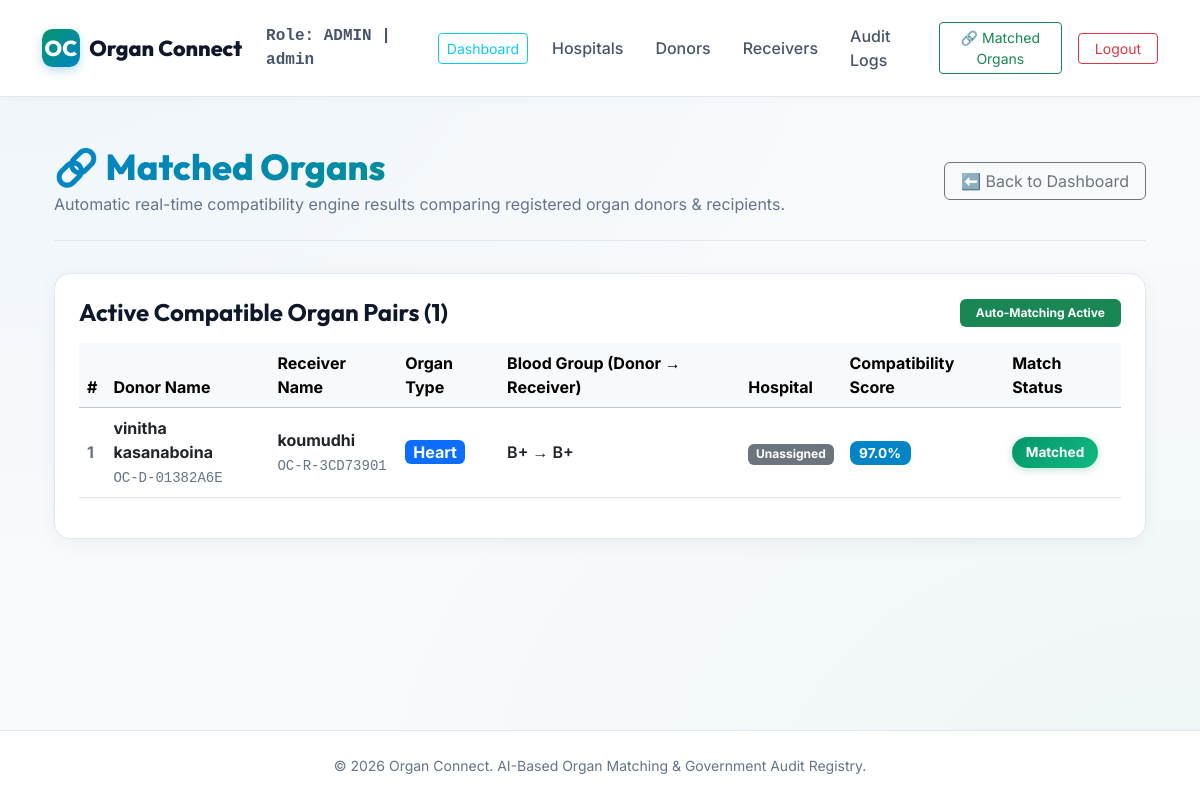
Screenshot of /matched-organs/ (signed in) with the database file from the repository.
### ksv/models.py (models this page shows, shortened)
class UserProfile(models.Model):
    ROLES = [
        ('DONOR', 'Donor'),
        ('RECEIVER', 'Receiver'),
        ('HOSPITAL', 'Government Hospital Official'),
        ('ADMIN', 'Admin'),
    ]
    user = models.OneToOneField(settings.AUTH_USER_MODEL, on_delete=models.CASCADE, related_name='profile')
    role = models.CharField(max_length=20, choices=ROLES)
    latitude = models.FloatField(null=True, blank=True)
    longitude = models.FloatField(null=True, blank=True)
    city = models.CharField(max_length=100, blank=True)
    state = models.CharField(max_length=100, blank=True)

class Donor(models.Model):
    GENDER_CHOICES = [
        ('Male', 'Male'),
        ('Female', 'Female'),
        ('Other', 'Other'),
    ]
    BLOOD_GROUPS = [
        ('A+', 'A+'),
        ('A-', 'A-'),
        ('B+', 'B+'),
        ('B-', 'B-'),
        ('AB+', 'AB+'),
        ('AB-', 'AB-'),
        ('O+', 'O+'),
        ('O-', 'O-'),
    ]
    ORGANS = [
        ('Kidney', 'Kidney'),
        ('Liver', 'Liver'),
        ('Heart', 'Heart'),
        ('Lung', 'Lung'),
        ('Pancreas', 'Pancreas'),
        ('Cornea', 'Cornea'),
    ]
    STATUS_CHOICES = [
        ('PENDING', 'Pending Verification'),
        ('APPROVED', 'Approved'),
        ('VERIFIED', 'Verified'),
        ('REJECTED', 'Rejected'),
        ('MATCHED', 'Matched'),
    ]
    user = models.OneToOneField(settings.AUTH_USER_MODEL, on_delete=models.CASCADE, related_name='donor_profile', null=True, blank=True)
    hospital = models.ForeignKey(Hospital, on_delete=models.SET_NULL, null=True, blank=True, related_name='donors')
    anonymous_id = models.CharField(max_length=30, unique=True, blank=True)
    name = models.CharField(max_length=100)
    age = models.IntegerField()
    gender = models.CharField(max_length=10, choices=GENDER_CHOICES, default='Male')
    blood_group = models.CharField(max_length=3, choices=BLOOD_GROUPS)
    organ = models.CharField(max_length=20, choices=ORGANS)
    weight = models.FloatField(default=60.0)
    bp = models.CharField(max_length=20, default='120/80')
    contact_info = models.CharField(max_length=150, blank=True)
    hla_typing = models.CharField(max_length=50, blank=True, help_text="HLA typing code (e.g. A*02:01, B*27:05, DRB1*04:01)")
    encrypted_medical_records = models.TextField(blank=True, help_text="Encrypted medical examination details")
    status = models.CharField(max_length=20, choices=STATUS_CHOICES, default='PENDING')
    verification_remarks = models.TextField(blank=True, help_text="Hospital review comments/notes")
    verified_by = models.ForeignKey(settings.AUTH_USER_MODEL, on_delete=models.SET_NULL, null=True, blank=True, related_name='verified_donors')
    verified_at = models.DateTimeField(null=True, blank=True)
    @property
    def medical_records(self):
        from .security import decrypt_data
        return decrypt_data(self.encrypted_medical_records)

class Receiver(models.Model):
    GENDER_CHOICES = Donor.GENDER_CHOICES
    BLOOD_GROUPS = Donor.BLOOD_GROUPS
    ORGANS = Donor.ORGANS
    STATUS_CHOICES = Donor.STATUS_CHOICES
    URGENCY_CHOICES = [
        ('LOW', 'Low Urgency'),
        ('MEDIUM', 'Medium Urgency'),
        ('HIGH', 'High Urgency'),
        ('CRITICAL', 'Critical Urgency'),
    ]
    user = models.OneToOneField(settings.AUTH_USER_MODEL, on_delete=models.CASCADE, related_name='receiver_profile', null=True, blank=True)
    hospital = models.ForeignKey(Hospital, on_delete=models.SET_NULL, null=True, blank=True, related_name='receivers')
    anonymous_id = models.CharField(max_length=30, unique=True, blank=True)
    name = models.CharField(max_length=100)
    age = models.IntegerField()
    gender = models.CharField(max_length=10, choices=GENDER_CHOICES, default='Male')
    blood_group = models.CharField(max_length=3, choices=BLOOD_GROUPS)
    organ = models.CharField(max_length=20, choices=ORGANS)
    weight = models.FloatField(default=60.0)
    bp = models.CharField(max_length=20, default='120/80')
    contact_info = models.CharField(max_length=150, blank=True)
    hla_typing = models.CharField(max_length=50, blank=True, help_text="HLA typing code (e.g. A*02:01, B*27:05, DRB1*04:01)")
    encrypted_medical_records = models.TextField(blank=True, help_text="Encrypted receiver medical files")
    medical_urgency = models.CharField(max_length=20, choices=URGENCY_CHOICES, default='LOW')
    status = models.CharField(max_length=20, choices=STATUS_CHOICES, default='PENDING')
    verification_remarks = models.TextField(blank=True, help_text="Hospital review comments/notes")
    verified_by = models.ForeignKey(settings.AUTH_USER_MODEL, on_delete=models.SET_NULL, null=True, blank=True, related_name='verified_receivers')
    verified_at = models.DateTimeField(null=True, blank=True)
    @property
    def medical_records(self):
        from .security import decrypt_data
        return decrypt_data(self.encrypted_medical_records)

### ksv/views.py (the view)
# urls.py: path('matched-organs/', views.matched_organs_view, name='matched_organs'),
@login_required
def matched_organs_view(request):
    matched_pairs = get_automatic_matched_pairs()
    return render(request, 'matched_organs.html', {
        'matched_pairs': matched_pairs
    })

### ksv/matching_engine.py (called while the page is built)
def is_blood_compatible(donor_bg: str, receiver_bg: str) -> bool:
    db = donor_bg.strip().upper()
    rb = receiver_bg.strip().upper()
    d_abo = db[:-1]
    d_rh = db[-1]
    r_abo = rb[:-1]
    r_rh = rb[-1]
    if d_rh == '+' and r_rh == '-':
        return False
    if d_abo == 'O':
        return True
    elif d_abo == 'A':
        return r_abo in ['A', 'AB']
    elif d_abo == 'B':
        return r_abo in ['B', 'AB']
    elif d_abo == 'AB':
        return r_abo == 'AB'
    return False

def parse_hla_alleles(hla_str: str) -> set:
    if not hla_str:
        return set()
    cleaned = hla_str.replace(';', ',').replace(' ', ',')
    parts = [p.strip().upper() for p in cleaned.split(',') if p.strip()]
    return set(parts)

### ksv/templates/matched_organs.html (shortened to what this page needs)
{% extends "base.html" %}
{% block content %}
<div class="container">
    <div class="page-header d-flex flex-column flex-md-row justify-content-between align-items-md-center gap-3">
        <div>
            <h1 class="page-title mb-1">🔗 Matched Organs</h1>
            <p class="text-muted mb-0">Automatic real-time compatibility engine results comparing registered organ donors & recipients.</p>
        </div>
        <div>
            <a href="{% url 'dashboard' %}" class="btn btn-outline-secondary px-3">
                ⬅️ Back to Dashboard
            </a>
        </div>
    </div>
    {% if matched_pairs %}
        <div class="glass-card p-4">
            <div class="d-flex justify-content-between align-items-center mb-3">
                <h4 class="font-display mb-0">Active Compatible Organ Pairs ({{ matched_pairs|length }})</h4>
                <span class="badge bg-success px-3 py-2">Auto-Matching Active</span>
            </div>
            <div class="table-responsive">
                <table class="table table-hover align-middle">
                    <thead class="table-light">
                        <tr>
                            <th>#</th>
                            <th>Donor Name</th>
                            <th>Receiver Name</th>
                            <th>Organ Type</th>
                            <th>Blood Group (Donor → Receiver)</th>
                            <th>Hospital</th>
                            <th>Compatibility Score</th>
                            <th>Match Status</th>
                        </tr>
                    </thead>
                    <tbody>
                        {% for pair in matched_pairs %}
                        <tr>
                            <td class="fw-bold text-muted">{{ forloop.counter }}</td>
                            <td>
                                <div class="fw-bold text-dark">{{ pair.donor_name }}</div>
                                <small class="text-muted font-monospace">{{ pair.donor_id }}</small>
                            </td>
                            <td>
                                <div class="fw-bold text-dark">{{ pair.receiver_name }}</div>
                                <small class="text-muted font-monospace">{{ pair.receiver_id }}</small>
                            </td>
                            <td>
                                <span class="badge bg-primary px-2 py-1 fs-6">{{ pair.organ_type }}</span>
                            </td>
                            <td>
                                <span class="fw-semibold text-dark">{{ pair.blood_group }}</span>
                            </td>
                            <td>
                                {% if pair.hospital != "Unassigned" %}
                                    <span class="text-dark">🏢 {{ pair.hospital }}</span>
                                {% else %}
                                    <span class="badge bg-secondary">Unassigned</span>
                                {% endif %}
                            </td>
                            <td>
                                <span class="score-badge">{{ pair.score }}%</span>
                            </td>
                            <td>
                                <span class="matched-badge">Matched</span>
                            </td>
                        </tr>
                        {% endfor %}
                    </tbody>
                </table>
            </div>
        </div>
    {% endif %}
</div>
{% endblock %}

### ksv/templates/base.html (shortened to what this page needs)
<!DOCTYPE html>
<html lang="en">
<head>
    <link href="https://cdn.jsdelivr.net/npm/bootstrap@5.3.3/dist/css/bootstrap.min.css" rel="stylesheet">
    <link rel="stylesheet" href="https://unpkg.com/leaflet@1.9.4/dist/leaflet.css" />
</head>
<body>
    <nav class="navbar navbar-expand-lg navbar-dark navbar-custom py-3">
        <div class="container">
            <a href="{% url 'home' %}" class="navbar-brand navbar-brand-custom">
                <div class="logo-icon">OC</div>
                <span>Organ Connect</span>
            </a>
            <div class="collapse navbar-collapse" id="navbarNav">
                <ul class="navbar-nav ms-auto align-items-lg-center gap-3">
                    {% if user.is_authenticated %}
                        <li class="nav-item">
                            <span class="nav-link text-dark font-monospace fw-bold">Role: {{ user.profile.role|default:"ADMIN" }} | {{ user.username }}</span>
                        </li>
                        {% if user.is_superuser or user.profile.role == 'ADMIN' %}
                            <li class="nav-item">
                                <a href="{% url 'dashboard' %}" class="btn btn-outline-info btn-sm px-2">Dashboard</a>
                            </li>
                            <li class="nav-item">
                                <a href="{% url 'admin_hospital_management' %}" class="nav-link small">Hospitals</a>
                            </li>
                            <li class="nav-item">
                                <a href="{% url 'admin_donor_verification' %}" class="nav-link small">Donors</a>
                            </li>
                            <li class="nav-item">
                                <a href="{% url 'admin_receiver_verification' %}" class="nav-link small">Receivers</a>
                            </li>
                            <li class="nav-item">
                                <a href="{% url 'admin_audit_logs' %}" class="nav-link small">Audit Logs</a>
                            </li>
                        {% endif %}
                        <li class="nav-item">
                            <a href="{% url 'matched_organs' %}" class="btn btn-outline-success btn-sm px-2">🔗 Matched Organs</a>
                        </li>
                        <li class="nav-item">
                            <a href="{% url 'logout' %}" class="btn btn-outline-danger btn-sm px-3">Logout</a>
                        </li>
                    {% endif %}
                </ul>
            </div>
        </div>
    </nav>
    <main class="container my-5">
        {% block content %}{% endblock %}
    </main>
    <footer>
        <div class="container text-center">
            <p class="mb-0">&copy; 2026 Organ Connect. AI-Based Organ Matching & Government Audit Registry.</p>
        </div>
    </footer>
</body>
</html>

### ksv/templates/base.html (style rules this page uses)
:root { --bg-light: #f8fafc; --bg-card: #ffffff; --bg-card-border: #e2e8f0; --text-dark: #0f172a; --text-body: #334155; --text-muted: #64748b; --primary-blue: #0284c7; --primary-green: #059669; --font-display: 'Outfit', sans-serif; --font-sans: 'Inter', sans-serif; }
body { background-color: var(--bg-light); background-image: radial-gradient(at 0% 0%, rgba(2, 132, 199, 0.04) 0px, transparent 50%), radial-gradient(at 100% 100%, rgba(5, 150, 105, 0.04) 0px, transparent 50%); color: var(--text-body); font-family: var(--font-sans); min-height: 100vh; display: flex; flex-direction: column; }
h1, h2, h3, h4, h5, h6 { font-family: var(--font-display); font-weight: 700; color: var(--text-dark); }
.navbar-custom { background: #ffffff !important; border-bottom: 1px solid #e2e8f0; box-shadow: 0 2px 10px rgba(0, 0, 0, 0.03); }
.navbar-brand-custom { display: flex; align-items: center; gap: 0.6rem; font-family: var(--font-display); font-weight: 800; text-decoration: none; color: #0f172a !important; font-size: 1.35rem; }
.logo-icon { width: 2.35rem; height: 2.35rem; background: linear-gradient(135deg, #059669, #0284c7); border-radius: 0.65rem; display: flex; align-items: center; justify-content: center; font-weight: 800; color: #ffffff; box-shadow: 0 4px 10px rgba(2, 132, 199, 0.25); }
.nav-link { color: #475569 !important; font-weight: 500; }
.glass-card { background: var(--bg-card); border: 1px solid var(--bg-card-border); border-radius: 1rem; padding: 2rem; box-shadow: 0 4px 20px rgba(0, 0, 0, 0.05); }
footer { border-top: 1px solid #e2e8f0; padding: 1.5rem; text-align: center; color: #64748b; font-size: 0.875rem; background: #ffffff; margin-top: auto; }
.text-muted { color: #64748b !important; }

### ksv/templates/matched_organs.html (style rules this page uses)
.page-header { border-bottom: 1px solid var(--bg-card-border); padding-bottom: 1.5rem; margin-bottom: 2rem; }
.page-title { font-size: 2.25rem; background: linear-gradient(135deg, #0284c7, #059669); -webkit-background-clip: text; -webkit-text-fill-color: transparent; font-family: var(--font-display); font-weight: 800; }
.matched-badge { background: linear-gradient(135deg, #059669, #10b981); color: #ffffff; font-weight: 700; padding: 0.35rem 0.85rem; border-radius: 20px; font-size: 0.85rem; display: inline-block; box-shadow: 0 2px 8px rgba(5, 150, 105, 0.25); }
.score-badge { background-color: #0284c7; color: #ffffff; font-weight: 700; padding: 0.25rem 0.6rem; border-radius: 0.5rem; font-size: 0.85rem; }

### rows the page displays
Donor: donor_name "vinitha kasanaboina", donor_id "OC-D-01382A6E", organ_type "Heart"
Receiver: receiver_name "koumudhi", receiver_id "OC-R-3CD73901"

### other values shown
{{ user.profile.role|default:"ADMIN" }} "ADMIN"
{{ user.username }} "admin"
{{ matched_pairs|length }} "1"
{{ pair.blood_group }} "B+ → B+"
{{ pair.score }} "97.0"
